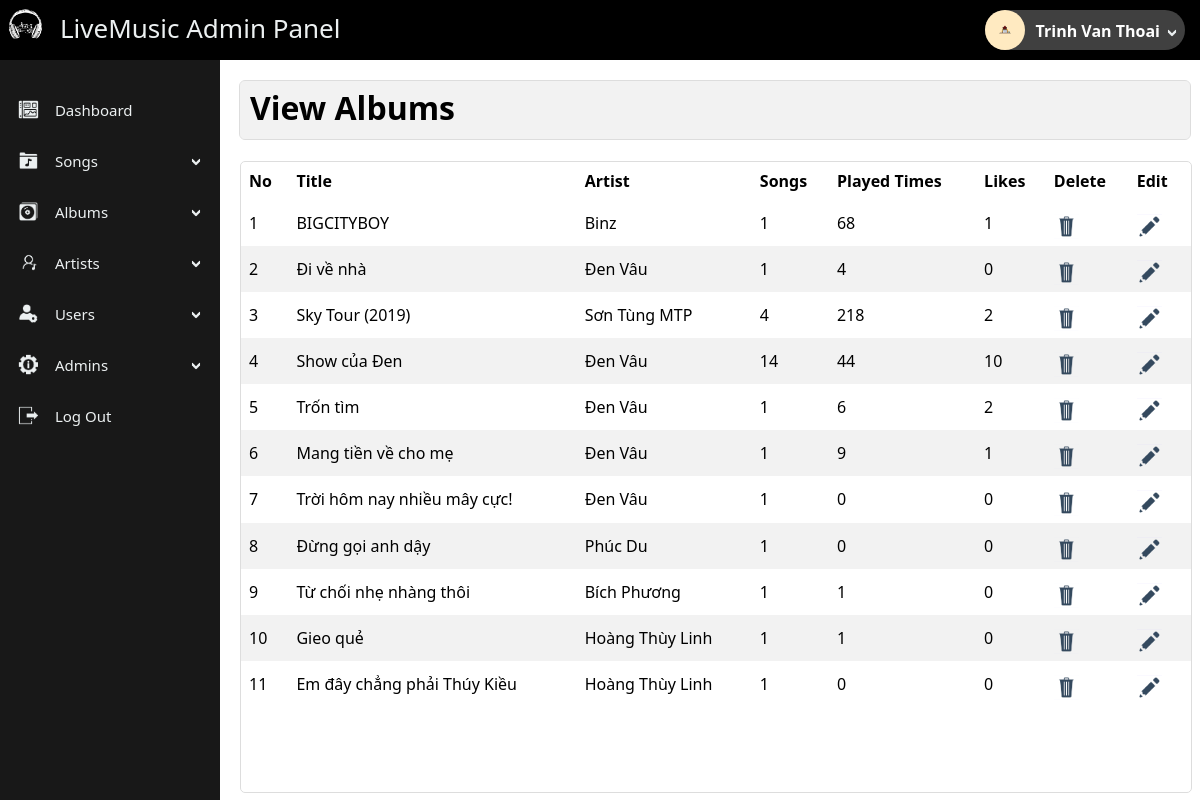
Screenshot of /admin/index.php?view_albums (signed in) with the database file from the repository.
### tables this page shows
CREATE TABLE `albums` (
  `id` int(11) NOT NULL,
  `title` varchar(100) NOT NULL,
  `artist` int(11) NOT NULL,
  `genre` varchar(100) NOT NULL,
  `artworkPath` varchar(250) NOT NULL
);

CREATE TABLE `artists` (
  `id` int(11) NOT NULL,
  `name` varchar(100) NOT NULL
);

### admin/view_albums.php (the view, shortened to what this page needs)
<?php
if(!isset($_SESSION['admin_email'])){
    echo "<script>window.open('login.php','_self')</script>";
}
else {
?>
    <div class="panel-title">
        <h1> View Albums </h1>
    </div>
    <div class="panel-body" >
        <table class="album-table" >
            <thead>
                <tr>
                    <th>No</th>
                    <th>Title</th>
                    <th>Artist</th>
                    <th>Songs</th>
                    <th>Played Times</th>
                    <th>Likes </th>
                    <th>Delete</th>
                    <th>Edit</th>
                </tr>
            </thead>
            <tbody>
            <?php
                $i = 0;
                $get_album = "select * from albums";
                $run_album= mysqli_query($con,$get_album);
                while($row_album=mysqli_fetch_array($run_album)){
                    $album_id = $row_album['id'];
                    $album_title = $row_album['title'];
                    $album_artist_id = $row_album['artist'];
                    $get_album_artist ="select * from artists where id='$album_artist_id'";
                    $run_album_artist = mysqli_query($con,$get_album_artist);
                    $row_album_artist= mysqli_fetch_array($run_album_artist);
                    $album_artist = $row_album_artist['name'];
                    $plays=0;
                    $likeds=0;
                    $get_song="select * from songs where album='$album_id'";
                    $run_song = mysqli_query($con,$get_song);
                    $album_song = mysqli_num_rows($run_song);
                    while($row_song=mysqli_fetch_array($run_song)){
                        $song_id = $row_song['id'];
                        $get_liked = "select * from likedsongs where songid='$song_id'";
                        $run_liked= mysqli_query($con,$get_liked);
                        $song_liked = mysqli_num_rows($run_liked);
                        $likeds+=$song_liked;
                        $song_plays= $row_song['plays'];
                        $plays+=$song_plays;
                    }
                    $i++;
            ?>
                <tr>
                    <td><?php echo $i; ?></td>
                    <td><?php echo $album_title; ?></td>
                    <td><?php echo $album_artist; ?></td>
                    <td><?php echo $album_song; ?></td>
                    <td><?php echo $plays; ?></td>
                    <td><?php echo $likeds; ?></td>
                    <td>
                        <a onclick="deleteAlbum( '<?php echo $album_id; ?>')" >
                            <img class="icon" src="assets\icons\delete.png">
                        </a>
                    </td>
                    <td>
                        <a href="index.php?edit_album=<?php echo $album_id; ?>">
                            <img class="icon" src="assets\icons\edit.png">
                        </a>
                    </td>
                </tr>
                <?php } ?>
            </tbody>
        </table>
    </div>
<?php } ?>

### admin/includes/sidebar.php (shortened to what this page needs)
<?php
    if(!isset($_SESSION['admin_email'])){
        echo "<script>window.open('login.php','_self')</script>";
    }
    else {
        $admin_image_query= "select admin_image from admins where admin_id='$admin_id'";
        $run_admin_image_query = mysqli_query($con,$admin_image_query);
        $row_admin_image= mysqli_fetch_array($run_admin_image_query);
        $admin_image = $row_admin_image['admin_image'];
?>
        <div class="navbar-header">
            <a href="index.php?dashboard" class="navbar-brand">
                <img src="assets\logo\logo.png" class="logo">
                <h3> LiveMusic Admin Panel </h3>
            </a>
            <div id="userProfile">
                <img src="<?php echo $admin_image;?>" alt='Avatar' class='avatar'>
                <b class="userName">
                    <?php echo $admin_name; ?>
                </b>
                <img src="assets\icons\dropdown.png" class="dropdown-icon">
        </div>
        <div class="sidenav">
            <ul id="navBarContainer">
                <li>
                    <a type="button" href="index.php?dashboard" class="collapsible">
                        <img src="assets\icons\dashboard.png" class="icon"> Dashboard
                    </a>
                </li>
                <li>
                    <a type="button" class="collapsible">
                        <img src="assets\icons\songs.png" class="icon"> Songs
                        <img src="assets\icons\dropdown.png" class="dropdown-icon">
                    </a>
                </li>
                <li>
                    <a type="button" class="collapsible">
                        <img src="assets\icons\albums.png" class="icon"> Albums
                        <img src="assets\icons\dropdown.png" class="dropdown-icon">
                    </a>
                </li>
                <li>
                    <a type="button" class="collapsible" >
                        <img src="assets\icons\artists.png" class="icon"> Artists
                        <img src="assets\icons\dropdown.png" class="dropdown-icon">
                    </a>
                </li>
                <li>
                    <a type="button" class="collapsible" >
                        <img class="icon" src="assets\icons\users.png"> Users
                        <img src="assets\icons\dropdown.png" class="dropdown-icon">
                    </a>
            </li>
        <li>
            <a type="button" class="collapsible">
                <img src="assets\icons\admins.png" class="icon"> Admins
                <img src="assets\icons\dropdown.png" class="dropdown-icon">
            </a>
        </li>
        <li>
            <a href="logout.php" type="button" class="collapsible">
                <img src="assets\icons\logout.png" class="icon"> Log Out
            </a>
        </li>
    </ul>
    </div>
<?php } ?>

### admin/assets/css/style.css (style rules this page uses)
body { width: 100%; height: 100%; font-family: "Noto Sans", "Roboto", sans-serif; }
table { overflow-x: auto; border-collapse: collapse; border-spacing: 0; width: 100%; }
th, td { text-align: left; padding: 8px; }
.navbar-header { position: fixed; display: block; background-color: #000000; width: 100%; top: 0px; left: 0px; height: 60px; }
.navbar-header .logo { float: left; width: 40px; margin: 5px; }
.navbar-header .navbar-brand { text-decoration: none; color: #ECF0F1; }
.navbar-header .navbar-brand h3 { float: left; font-size: 26px; margin: 10px; font-weight: normal; }
#userProfile { display: inline-block; position: absolute; min-width: 200px; top: 10px; height: 40px; right: 15px; border-radius: 20px; background-color: #404040; color: rgb(255, 255, 255); }
#userProfile .avatar { position: relative; height: 40px; border-radius: 50%; }
#userProfile .userName { height: 30px; display: inline; position: absolute; padding-left: 10px; padding-top: 10px; right: 25px; }
#userProfile .dropdown-icon { top: 18px; }
.sidenav { position: fixed; height: calc(100% - 70px); width: 220px; z-index: 1; top: 60px; left: 0px; background-color: #181818; overflow-x: hidden; padding-top: 10px; }
#navBarContainer { padding-inline-start: 10px; height: 90%; overflow-y: auto; }
.sidenav a { width: 88%; position: relative; padding: 5px 8px 6px 6px; text-decoration: none; display: block; }
.sidenav ul { list-style-type: none; }
.collapsible { background-color: #181818; color: #ECF0F1; cursor: pointer; height: 40px; border: none; text-align: left; outline: none; font-size: 15px; }
.icon { position: relative; top: 6px; width: 25px; padding-right: 10px; }
.dropdown-icon { position: absolute; width: 10px; right: 8px; top: 20px; }
.panel-title { width: 100%; background-color:#f2f2f2; border-radius: 5px; outline: 1px solid #ddd; }
.panel-title h1 { padding: 5px 10px 10px 10px; }
.panel-body { height: calc(100% - 100px); width: 100%; overflow: auto; border: 1px solid #ddd; border-radius: 5px; }
tr:nth-child(even) { background-color: #f2f2f2 }

### rows the page displays
albums: title "BIGCITYBOY", artist.name "Binz", album_song "1", plays "68", likeds "1"
albums: title "Đi về nhà", artist.name "Đen Vâu", album_song "1", plays "4", likeds "0"
albums: title "Sky Tour (2019)", artist.name "Sơn Tùng MTP", album_song "4", plays "218", likeds "2"
albums: title "Show của Đen", artist.name "Đen Vâu", album_song "14", plays "44", likeds "10"
albums: title "Trốn tìm", artist.name "Đen Vâu", album_song "1", plays "6", likeds "2"
albums: title "Mang tiền về cho mẹ", artist.name "Đen Vâu", album_song "1", plays "9", likeds "1"
albums: title "Trời hôm nay nhiều mây cực!", artist.name "Đen Vâu", album_song "1", plays "0", likeds "0"
albums: title "Đừng gọi anh dậy", artist.name "Phúc Du", album_song "1", plays "0", likeds "0"
albums: title "Từ chối nhẹ nhàng thôi", artist.name "Bích Phương", album_song "1", plays "1", likeds "0"
albums: title "Gieo quẻ", artist.name "Hoàng Thùy Linh", album_song "1", plays "1", likeds "0"
albums: title "Em đây chẳng phải Thúy Kiều", artist.name "Hoàng Thùy Linh", album_song "1", plays "0", likeds "0"

### other values shown
$admin_name "Trinh Van Thoai"
